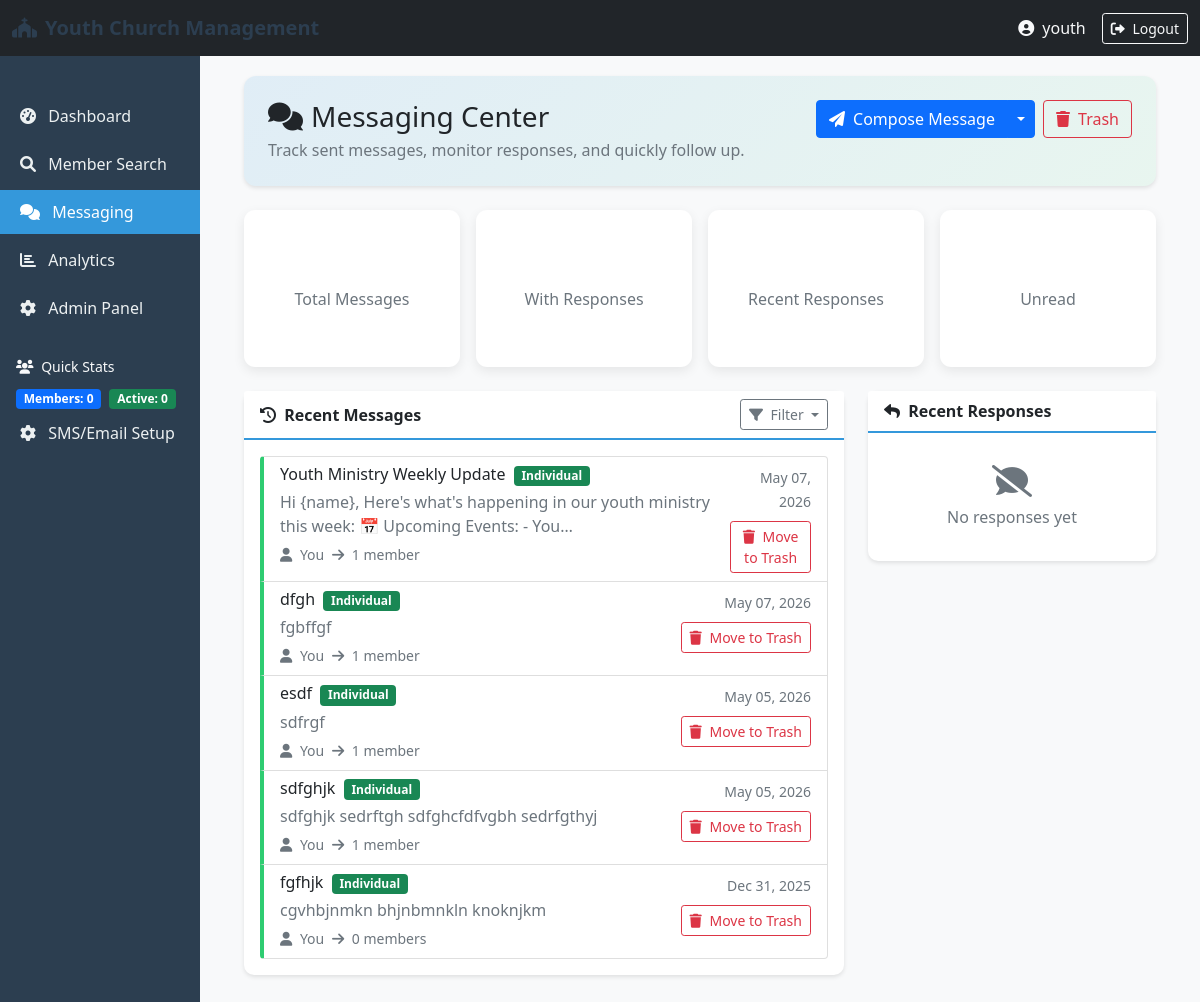
Before: /portal/messaging/ (signed in) with the older database file.
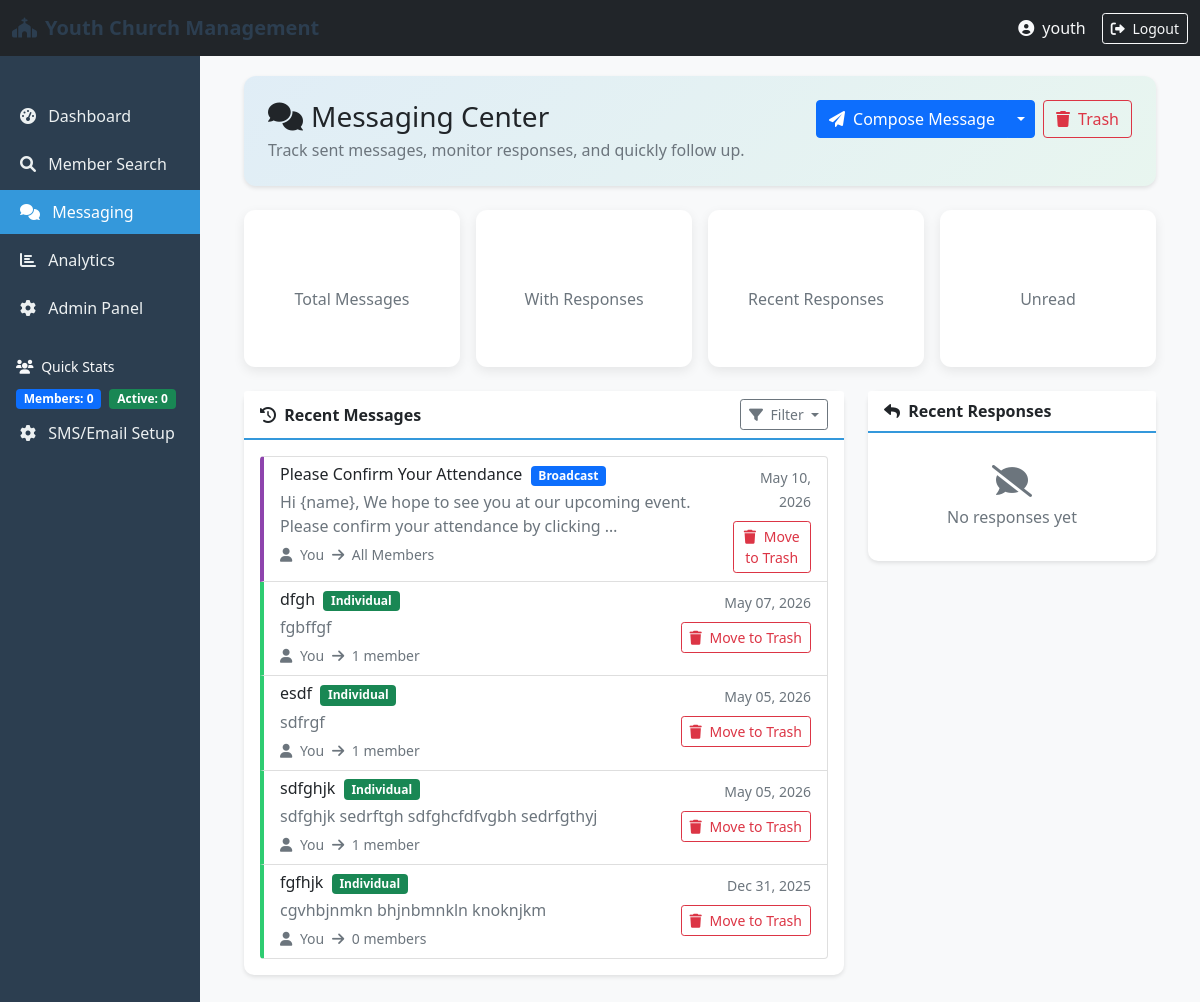
After: the same page with the newer database file.
### messaging/models.py (models this page shows, shortened)
class Message(models.Model):
    MESSAGE_TYPE_CHOICES = [
        ('broadcast', 'Broadcast to All'),
        ('group', 'Group Message'),
        ('individual', 'Individual Message'),
    ]
    id = models.UUIDField(primary_key=True, default=uuid.uuid4, editable=False)
    sender = models.ForeignKey(User, on_delete=models.CASCADE, related_name='sent_messages')
    message_type = models.CharField(max_length=20, choices=MESSAGE_TYPE_CHOICES, default='broadcast')
    subject = models.CharField(max_length=200)
    content = models.TextField()
    allow_member_replies = models.BooleanField(default=False)
    reply_token = models.UUIDField(default=uuid.uuid4, editable=False)
    recipients = models.ManyToManyField(Member, related_name='received_messages', blank=True)
    is_broadcast = models.BooleanField(default=False)
    is_sent = models.BooleanField(default=False)
    is_delivered = models.BooleanField(default=False)
    created_at = models.DateTimeField(auto_now_add=True)
    scheduled_for = models.DateTimeField(null=True, blank=True)
    sent_at = models.DateTimeField(null=True, blank=True)
    sms_sent = models.BooleanField(default=False)
    whatsapp_sent = models.BooleanField(default=False)
    is_deleted = models.BooleanField(default=False)
    deleted_at = models.DateTimeField(null=True, blank=True)
    class Meta:
        ordering = ['-created_at']

### portal/views.py (the view)
# urls.py: path('messaging/', views.messaging_dashboard, name='messaging_dashboard'),
@staff_member_required
def messaging_dashboard(request):
    from messaging.models import MessageTemplate, MessageResponse
    sent_messages = Message.objects.filter(is_deleted=False).order_by('-created_at')
    messages_with_responses = Message.objects.filter(
        responses__is_deleted=False,
        is_deleted=False,
    ).distinct().order_by('-created_at')
    recent_responses = MessageResponse.objects.filter(
        is_deleted=False
    ).select_related('respondent', 'message').order_by('-created_at')[:10]
    unread_responses = MessageResponse.objects.filter(
        is_deleted=False,
        admin_reply='',
    ).count()
    templates = MessageTemplate.objects.filter(
        is_active=True).order_by('-updated_at')
    context = {
        'sent_messages': sent_messages,
        'total_messages_count': sent_messages.count(),
        'messages_with_responses_count': messages_with_responses.count(),
        'recent_responses': recent_responses,
        'recent_responses_count': recent_responses.count(),
        'unread_responses_count': unread_responses,
        'templates': templates,
        'templates_count': templates.count(),
    }
    return render(request, 'portal/messaging_dashboard.html', context)

### templates/portal/messaging_dashboard.html (shortened to what the changed rows need)
{% extends 'base.html' %}
{% block content %}
<div class="messaging-page">
    <div class="card header-card mb-4">
        <div class="card-body p-4">
            <div class="d-flex justify-content-between flex-wrap align-items-start gap-3">
                <div>
                    <h1 class="h3 mb-1"><i class="fas fa-comments me-2"></i>Messaging Center</h1>
                </div>
            </div>
        </div>
    </div>
<div class="row g-4">
    <div class="col-12 col-xl-8">
        <div class="card">
            <div class="card-body">
                {% if sent_messages %}
                <div class="list-group">
                    {% for message in sent_messages|slice:":10" %}
                    <a href="{% url 'message_responses' message.id %}"
                       class="list-group-item list-group-item-action message-card {% if message.is_broadcast %}broadcast{% else %}individual{% endif %}">
                        <div class="d-flex w-100 justify-content-between">
                            <div class="flex-grow-1">
                                <h6 class="mb-1">
                                    {{ message.subject }}
                                    {% if message.is_broadcast %}
                                    <span class="badge bg-primary ms-1">Broadcast</span>
                                    {% else %}
                                    <span class="badge bg-success ms-1">Individual</span>
                                    {% endif %}
                                </h6>
                                <p class="mb-1 text-muted">{{ message.content|truncatechars:100 }}</p>
                                <small class="text-muted">
                                    <i class="fas fa-user me-1"></i> You
                                    <i class="fas fa-arrow-right mx-1"></i>
                                    {% if message.is_broadcast %}
                                    All Members
                                    {% else %}
                                    {{ message.recipients.count }} member{{ message.recipients.count|pluralize }}
                                    {% endif %}
                                </small>
                            </div>
                            <div class="text-end">
                                <div class="mb-2">
                                    <small class="text-muted">{{ message.created_at|date:"M d, Y" }}</small>
                                </div>
                                <div class="mt-2">
                                    <form method="post" action="{% url 'delete_message' message.id %}" onsubmit="return confirm('Move this message to trash?');">
                                        <button type="submit" class="btn btn-sm btn-outline-danger">
                                            <i class="fas fa-trash me-1"></i> Move to Trash
                                        </button>
                                    </form>
                                </div>
                            </div>
                        </div>
                    </a>
                    {% endfor %}
                </div>
                {% endif %}
            </div>
        </div>
    </div>
</div>
</div>
{% endblock %}

Changed rows visible on the page:
no longer on this page (row edited): Message: subject "Youth Ministry Weekly Update", is_broadcast "Individual", content "Hi {name}, Here's what's happening in our youth ministry this week: 📅 Upcoming Events: - You…", recipients.count "1", created_at "May 07, 2026"
added Message: subject "Please Confirm Your Attendance", is_broadcast "Broadcast", content "Hi {name}, We hope to see you at our upcoming event. Please confirm your attendance by clicking …", created_at "May 10, 2026"
